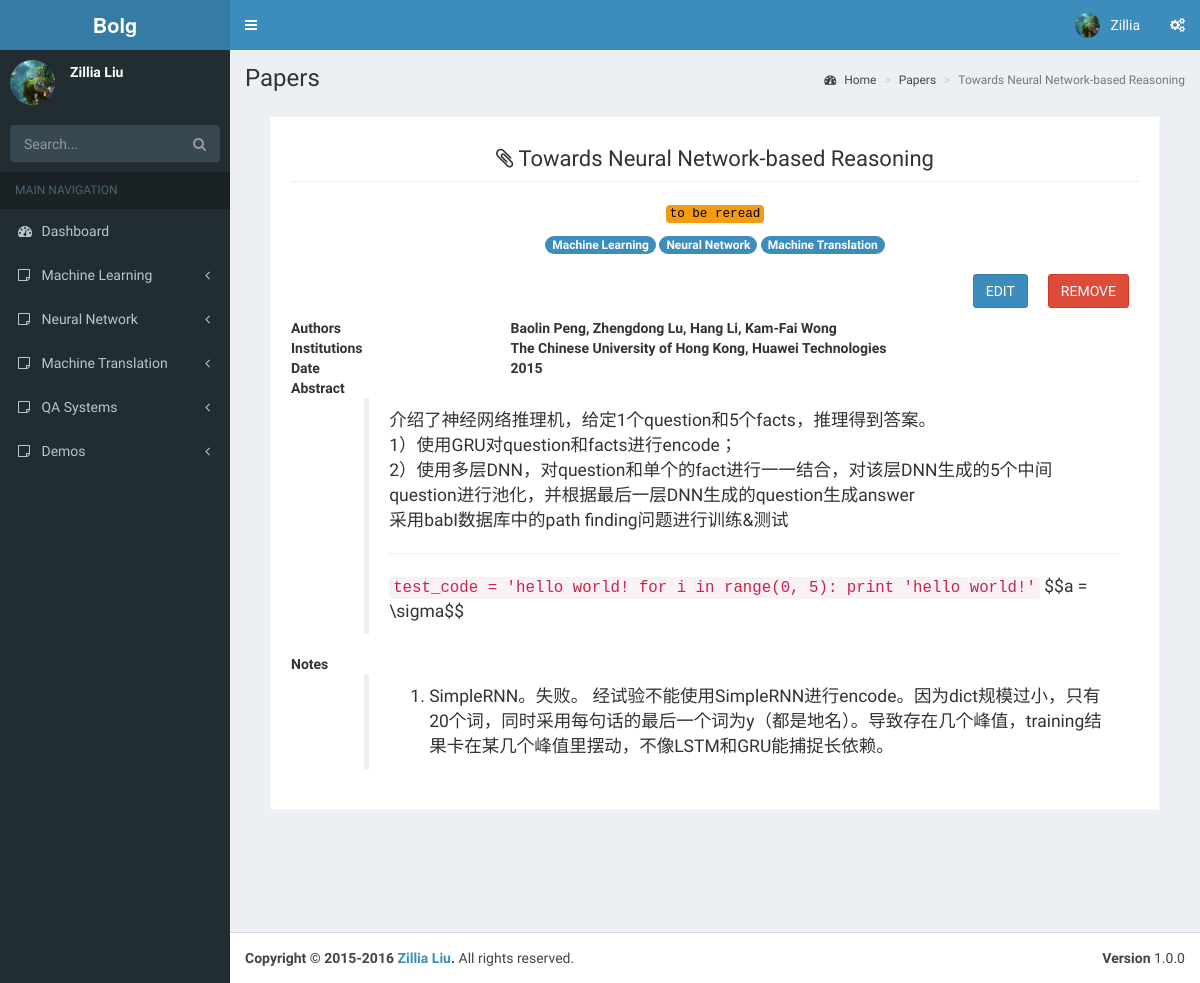
Screenshot of /paper_detail/1 with the database file from the repository.
### backend/models.py (models this page shows)
class MySideBar(models.Model):
    id = models.AutoField(primary_key=True)
    entry_name = models.CharField(max_length=200)

class MyPapers(models.Model):
    id = models.AutoField(primary_key=True)
    time = models.CharField(max_length=100, default="0000-00-00")
    name = models.CharField(max_length=500)
    authors = models.CharField(max_length=200)
    institutions = models.CharField(max_length=200)
    abstract = models.TextField()
    notes = models.TextField()
    state = models.IntegerField(default=2)          # 0 already known; 1 to be reread; 2 to be implemented
    tag = models.TextField(default=None, null=True)

### front_web/views.py (the view)
# urls.py: url(r'^paper_detail/(.+)$', views.paper_detail, name=''),
def paper_detail(request, paper_id):
    context = load_context()
    paper_object = MyPapers.objects.filter(id=int(paper_id))[0]
    paper_info = [paper_object.id, paper_object.name, paper_object.time, json.loads(paper_object.tag),
                  paper_object.authors, paper_object.institutions, paper_object.abstract, paper_object.notes]
    if paper_object.state == 0:
        color = "#3c8dbc"
        state_label = "already known"
    elif paper_object.state == 1:
        color = "#f39c12"
        state_label = "to be reread"
    else:
        color = "#f56954"
        state_label = "to be implemented"
    paper_info.insert(3, color)
    paper_info.insert(4, state_label)
    context['paper_info'] = paper_info
    return render(request, 'paper_detail.html', context)

### front_web/templatetags/djangomarkdown.py (called while the page is built)
@register.filter(is_safe=True)  #注册template filter
@stringfilter  #希望字符串作为参数
def djangomarkdown(value):
    return mark_safe(markdown.markdown(value,
            extensions = ['markdown.extensions.fenced_code', 'markdown.extensions.codehilite'],
                                           safe_mode=True,
                                           enable_attributes=False))

### front_web/views.py (called while the page is built)
def load_context():
    context = {}
    sidebar = [x.entry_name for x in MySideBar.objects.all()]
    context['sidebar'] = sidebar
    return context

### front_web/template/paper_detail.html (shortened to what this page needs)
{% extends "base.html" %}
{% load djangomarkdown %}
{% block sidebar_menu %}
    {% for bar in sidebar %}
        <li class="treeview">
            <a href="#">
                <i class="fa fa-sticky-note-o"></i> <span>{{ bar }}</span>
                <span class="pull-right-container">
                    <i class="fa fa-angle-left pull-right"></i>
                </span>
            </a>
        </li>
    {% endfor %}
{% endblock %}
{% block page_location %}Papers{% endblock %}
{% block page_location_list %}
    <li><a href="/zillia"><i class="fa fa-dashboard"></i> Home</a></li>
    <li><a href="/paper_lists">Papers</a></li>
    <li class="active">{{ paper_info.1 }}</li>
{% endblock %}
{% block main_content %}
    <section class="invoice">
        <div class="row">
            <div class="col-xs-12">
                <h1 class="page-header text-center">
                    <i class="fa fa-paperclip"></i> {{ paper_info.1 }}
                </h1>
            </div>
            <div class="col-xs-12">
                <p class="text-center"><code style="background-color: {{ paper_info.3 }}; color: #000000">{{ paper_info.4 }}</code></p>
                <p class="text-center">
                    {% for tag in paper_info.5 %}
                        <span class="badge bg-light-blue">{{ tag }}</span>
                    {% endfor %}
                </p>
                <button class="btn btn-danger margin pull-right"><a onclick="remove_alert()" style="color: #FFFFFF">REMOVE</a></button>
                <button class="btn btn-primary margin pull-right"><a href="/paper_edit/{{ paper_info.0 }}" style="color: #FFFFFF">EDIT</a></button>
            </div>
        </div>
        <div class="row">
            <div class="col-sm-3 invoice-col">
                <strong>Authors</strong>
            </div>
            <div class="col-sm-9 invoice-col">
                <strong>{{ paper_info.6 }}</strong>
            </div>
            <div class="col-sm-3 invoice-col">
                <strong>Institutions</strong>
            </div>
            <div class="col-sm-9 invoice-col">
                <strong>{{ paper_info.7 }}</strong>
            </div>
            <div class="col-xs-3">
                <strong>Date</strong>
            </div>
            <div class="col-xs-9">
                <strong>{{ paper_info.2 }}</strong>
            </div>
        </div>
        <div class="row invoice-info">
            <div class="col-sm-12">
                <strong>Abstract</strong>
            </div>
            <div class="col-sm-1"></div>
            <div class="col-sm-11">
                {{ paper_info.8|djangomarkdown }}
            </div>
        </div>
        <div class="row invoice-info">
            <div class="col-sm-12">
                <strong>Notes</strong>
            </div>
            <div class="col-sm-1"></div>
            <div class="col-sm-11">
                {{ paper_info.9|djangomarkdown }}
            </div>
        </div>
    </section>
{% endblock %}

### rows the page displays
MySideBar: sidebar "Machine Learning", entry_name "Machine Learning"
MySideBar: sidebar "Neural Network", entry_name "Neural Network"
MySideBar: sidebar "Machine Translation", entry_name "Machine Translation"
MySideBar: sidebar "QA Systems"
MyPapers: name "Towards Neural Network-based Reasoning", authors "Baolin Peng, Zhengdong Lu, Hang Li, Kam-Fai Wong", institutions "The Chinese University of Hong Kong, Huawei Technologies", time "2015", abstract "介绍了神经网络推理机，给定1个question和5个facts，推理得到答案。 1）使用GRU对question和facts进行encode； 2）使用多层DNN，对question和单个的fact进行一一结合，对该层DNN生成的5个中间question进行池化，并根据最后一层DNN生成的question生成answer 采用babI数据库中的path finding问题进行训练&测试 test_code = 'hello world! for i in range(0, 5): print 'hello world!' $$a = \\sigma$$", notes "SimpleRNN。失败。 经试验不能使用SimpleRNN进行encode。因为dict规模过小，只有20个词，同时采用每句话的最后一个词为y（都是地名）。导致存在几个峰值，training结果卡在某几个峰值里摆动，不像LSTM和GRU能捕捉长依赖。"

### other values shown
{{ paper_info.4 }} "to be reread"
